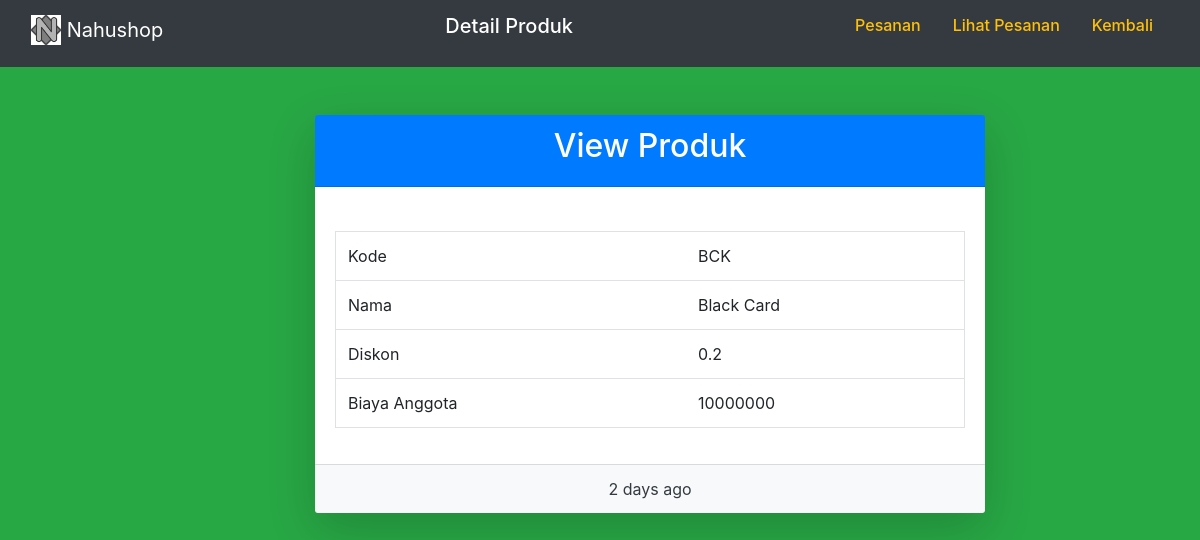
Page /halaman_belakang/tambah_card/view.php?view=1 on the committed database.
### tables this page shows
CREATE TABLE `card` (
  `id` int(11) NOT NULL,
  `code` varchar(45) DEFAULT NULL,
  `name` varchar(45) DEFAULT NULL,
  `discount` float DEFAULT NULL,
  `member_fee` int(11) DEFAULT NULL
);

### halaman_belakang/tambah_card/view.php (the view, shortened to what this page needs)
<?php
include '../../databases/koneksi.php';
if (isset($_GET['view'])) {
    $id = $_GET['view'];
    $query = "SELECT * FROM card WHERE id = '$id';";
    $sql = mysqli_query($koneksi, $query);
    $result = mysqli_fetch_assoc($sql);
}
?>
<!DOCTYPE html>
<html lang="en">
<head>
    <link rel="stylesheet" href="https://cdn.jsdelivr.net/npm/bootstrap@4.6.2/dist/css/bootstrap.min.css">
</head>
<body class="bg-success">
    <div class="container-fluid">
        <div class="row">
		        <div class="col-md-12 bg-dark">
			        <nav class="navbar navbar-light bg-dark ">
				        <a class="navbar-brand text-white" href="#">
					        <img src="../../img/46.png" width="30" height="30" class="d-inline-block align-top " alt="">
					        Nahushop
				        </a>
                        <h5 class="text-white">Detail Produk</h5>
				        <ul class="nav justify-content-center">
					        <li class="nav-item">
						        <h6><a class="nav-link  text-warning" href="../../halaman_belakang/pesanan.php?tambah">Pesanan</a></h6>
					        </li>
					        <li class="nav-item">
						        <h6><a class="nav-link  text-warning" href="../../halaman_belakang/lihatpesanan.php?tambah">Lihat Pesanan</a></h6>
					        </li>
					        <li class="nav-item ">
						<h6><a class="nav-link active text-warning" href="../../halaman_belakang/card.php">Kembali</a></h6>
					        </li>
				        </ul>
			        </nav>
		        </div>
            <div class="col-md-3 text-white">
            </div>
            <div class="col-lg-7">
                <div class="card shadow-lg border-0 rounded-lg mt-5">
                    <div class="card-header text-white bg-primary text-center">
                        <h2>View Produk</h2>
                    </div>
                    <div class="card-body bg-white">
                        <table class="table border">
                            <tr>
                                <td>Kode</td>
                                <td><?= $result['code'] ?></td>
                            </tr><br>
                            <tr>
                                <td>Nama</td>
                                <td><?= $result['name'] ?></td>
                            </tr>
                            <tr>
                                <td>Diskon</td>
                                <td><?= $result['discount'] ?></td>
                            </tr>
                            <tr>
                                <td>Biaya Anggota</td>
                                <td><?= $result['member_fee'] ?></td>
                            </tr>
                        </table>
                    </div>
                    <div class="card-footer text-dark bg-light text-center">
                        2 days ago
                    </div>
                </div>
            </div>
        </div>
    </div>
</body>
</html>

### rows in the picture
card: code "BCK", name "Black Card", discount "0.2", member_fee "10000000"
